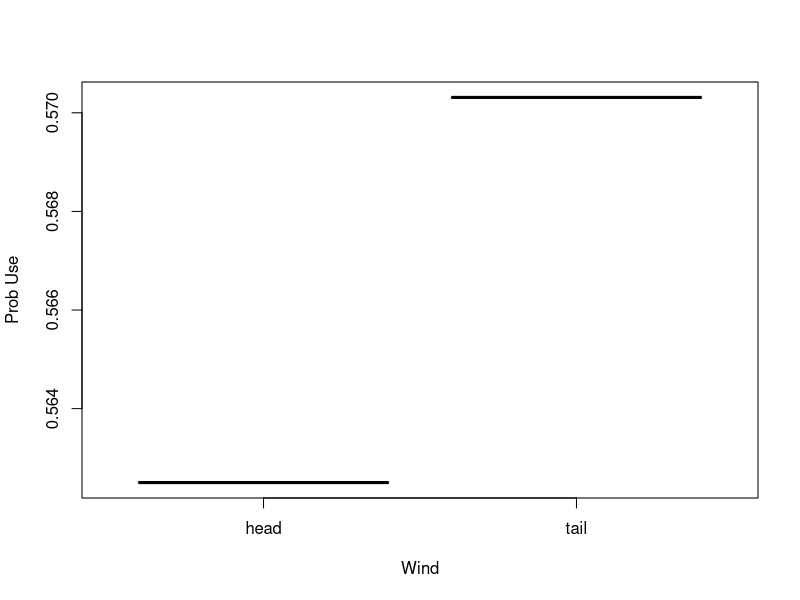
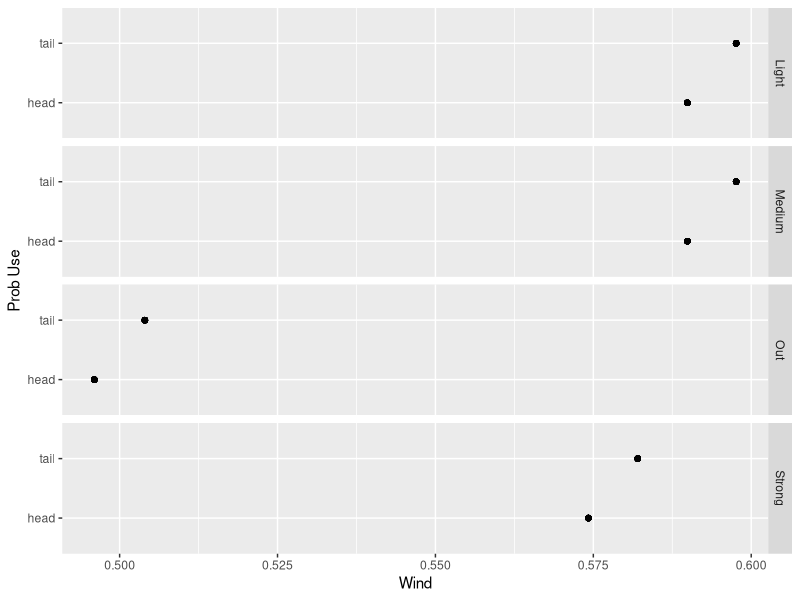

The R source for these figures, in order:
## ---- chunk 1
knitr::opts_chunk$set(echo = TRUE)
## ---- chunk 2
library(MASS)
## ---- chunk 3
shuttle$useBin = 1 * (shuttle$use == "auto")
shuttle$windBin = 1 * (shuttle$wind == "head")
## ---- chunk 4
q1fit <- glm(formula = useBin ~ windBin, data = shuttle, family = binomial)
summary(q1fit)
## ---- chunk 5
plot(shuttle$wind, q1fit$fitted, pch=19, col="blue", 
     xlab="Wind", ylab="Prob Use")
## ---- chunk 6
exp(q1fit$coef[2])
## ---- chunk 7
library(MASS)
## ---- chunk 8
shuttle$useBin = 1 * (shuttle$use == "auto")
shuttle$windBin = 1 * (shuttle$wind == "head")
## ---- chunk 9
q2fit <- glm(formula = useBin ~ windBin + magn, 
             data = shuttle, family = binomial)
summary(q2fit)
## ---- chunk 10
library(ggplot2)
plotdata = data.frame(wind = shuttle$wind, 
                      fitted = q2fit$fitted, 
                      magn = shuttle$magn)
ggplot(data = plotdata, aes(fitted, wind)) + 
    geom_point() + 
    facet_grid(magn ~ .) + 
    xlab("Wind") + ylab("Prob Use")
## ---- chunk 11
exp(q2fit$coef[2])
## ---- chunk 12
x <- -5:5
y <- c(5.12, 3.93, 2.67, 1.87, 0.52, 0.08, 0.93, 2.05, 2.54, 3.87, 4.97)
